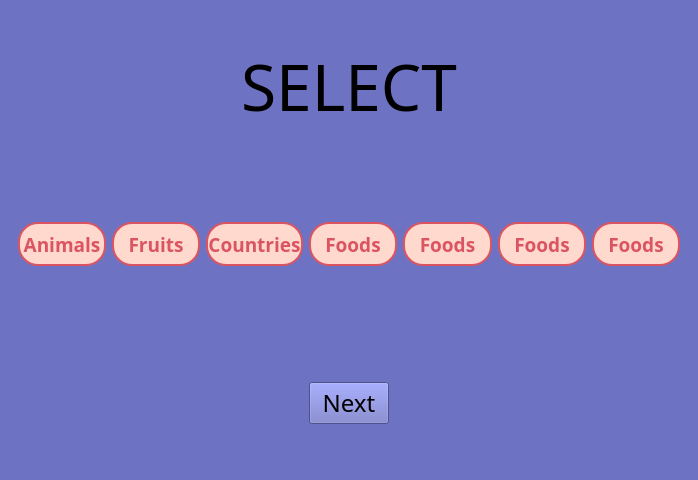
<?xml version="1.0" encoding="UTF-8"?>
<ui version="4.0">
 <class>MainWindow</class>
 <widget class="QMainWindow" name="MainWindow">
  <property name="geometry">
   <rect>
    <x>0</x>
    <y>0</y>
    <width>693</width>
    <height>480</height>
   </rect>
  </property>
  <property name="windowTitle">
   <string>MainWindow</string>
  </property>
  <property name="autoFillBackground">
   <bool>false</bool>
  </property>
  <property name="styleSheet">
   <string notr="true">background-color: rgb(109, 114, 195);</string>
  </property>
  <widget class="QWidget" name="centralwidget">
   <layout class="QVBoxLayout" name="verticalLayout">
    <property name="leftMargin">
     <number>9</number>
    </property>
    <property name="bottomMargin">
     <number>0</number>
    </property>
    <item>
     <widget class="QLabel" name="selectLabel">
      <property name="font">
       <font>
        <family>Tempus Sans ITC</family>
        <pointsize>48</pointsize>
       </font>
      </property>
      <property name="text">
       <string>SELECT</string>
      </property>
      <property name="alignment">
       <set>Qt::AlignmentFlag::AlignCenter</set>
      </property>
     </widget>
    </item>
    <item>
     <widget class="QWidget" name="widget" native="true">
      <property name="enabled">
       <bool>true</bool>
      </property>
      <property name="layoutDirection">
       <enum>Qt::LayoutDirection::LeftToRight</enum>
      </property>
      <layout class="QHBoxLayout" name="horizontalLayout_3">
       <item>
        <widget class="QPushButton" name="selectButton">
         <property name="font">
          <font>
           <family>Tempus Sans ITC</family>
           <pointsize>14</pointsize>
           <bold>true</bold>
          </font>
         </property>
         <property name="cursor">
          <cursorShape>PointingHandCursor</cursorShape>
         </property>
         <property name="focusPolicy">
          <enum>Qt::FocusPolicy::StrongFocus</enum>
         </property>
         <property name="styleSheet">
          <string notr="true">QPushButton {
    background-color: #FFD9CE; /* Fond par défaut */
    border: 2px solid #DB5461; /* Bordure */
    border-radius: 20px; /* Forme ovale */
    min-width: 80px;
    min-height: 40px;
    color: #DB5461; /* Couleur du texte par défaut */
    font-weight: bold; /* Rendre le texte plus lisible */
}

QPushButton:checked {
    background-color: #DB5461; /* Fond quand coché */
    color: #FFD9CE; /* Texte quand coché */
}
</string>
         </property>
         <property name="text">
          <string>Animals</string>
         </property>
         <property name="checkable">
          <bool>true</bool>
         </property>
         <property name="checked">
          <bool>false</bool>
         </property>
        </widget>
       </item>
       <item>
        <widget class="QPushButton" name="selectButton_2">
         <property name="font">
          <font>
           <family>Tempus Sans ITC</family>
           <pointsize>14</pointsize>
           <bold>true</bold>
          </font>
         </property>
         <property name="focusPolicy">
          <enum>Qt::FocusPolicy::StrongFocus</enum>
         </property>
         <property name="styleSheet">
          <string notr="true">QPushButton {
    background-color: #FFD9CE; /* Fond par défaut */
    border: 2px solid #DB5461; /* Bordure */
    border-radius: 20px; /* Forme ovale */
    min-width: 80px;
    min-height: 40px;
    color: #DB5461; /* Couleur du texte par défaut */
    font-weight: bold; /* Rendre le texte plus lisible */
}

QPushButton:checked {
    background-color: #DB5461; /* Fond quand coché */
    color: #FFD9CE; /* Texte quand coché */
}
</string>
         </property>
         <property name="text">
          <string>Fruits</string>
         </property>
         <property name="checkable">
          <bool>true</bool>
         </property>
         <property name="checked">
          <bool>false</bool>
         </property>
        </widget>
       </item>
       <item>
        <widget class="QPushButton" name="selectButton_3">
         <property name="font">
          <font>
           <family>Tempus Sans ITC</family>
           <pointsize>14</pointsize>
           <bold>true</bold>
          </font>
         </property>
         <property name="focusPolicy">
          <enum>Qt::FocusPolicy::StrongFocus</enum>
         </property>
         <property name="styleSheet">
          <string notr="true">QPushButton {
    background-color: #FFD9CE; /* Fond par défaut */
    border: 2px solid #DB5461; /* Bordure */
    border-radius: 20px; /* Forme ovale */
    min-width: 80px;
    min-height: 40px;
    color: #DB5461; /* Couleur du texte par défaut */
    font-weight: bold; /* Rendre le texte plus lisible */
}

QPushButton:checked {
    background-color: #DB5461; /* Fond quand coché */
    color: #FFD9CE; /* Texte quand coché */
}
</string>
         </property>
         <property name="text">
          <string>Countries</string>
         </property>
         <property name="checkable">
          <bool>true</bool>
         </property>
         <property name="checked">
          <bool>false</bool>
         </property>
        </widget>
       </item>
       <item>
        <widget class="QPushButton" name="selectButton_4">
         <property name="font">
          <font>
           <family>Tempus Sans ITC</family>
           <pointsize>14</pointsize>
           <bold>true</bold>
          </font>
         </property>
         <property name="focusPolicy">
          <enum>Qt::FocusPolicy::StrongFocus</enum>
         </property>
         <property name="styleSheet">
          <string notr="true">QPushButton {
    background-color: #FFD9CE; /* Fond par défaut */
    border: 2px solid #DB5461; /* Bordure */
    border-radius: 20px; /* Forme ovale */
    min-width: 80px;
    min-height: 40px;
    color: #DB5461; /* Couleur du texte par défaut */
    font-weight: bold; /* Rendre le texte plus lisible */
}

QPushButton:checked {
    background-color: #DB5461; /* Fond quand coché */
    color: #FFD9CE; /* Texte quand coché */
}
</string>
         </property>
         <property name="text">
          <string>Foods</string>
         </property>
         <property name="checkable">
          <bool>true</bool>
         </property>
         <property name="checked">
          <bool>false</bool>
         </property>
        </widget>
       </item>
       <item>
        <widget class="QPushButton" name="selectButton_12">
         <property name="font">
          <font>
           <family>Tempus Sans ITC</family>
           <pointsize>14</pointsize>
           <bold>true</bold>
          </font>
         </property>
         <property name="focusPolicy">
          <enum>Qt::FocusPolicy::StrongFocus</enum>
         </property>
         <property name="styleSheet">
          <string notr="true">QPushButton {
    background-color: #FFD9CE; /* Fond par défaut */
    border: 2px solid #DB5461; /* Bordure */
    border-radius: 20px; /* Forme ovale */
    min-width: 80px;
    min-height: 40px;
    color: #DB5461; /* Couleur du texte par défaut */
    font-weight: bold; /* Rendre le texte plus lisible */
}

QPushButton:checked {
    background-color: #DB5461; /* Fond quand coché */
    color: #FFD9CE; /* Texte quand coché */
}
</string>
         </property>
         <property name="text">
          <string>Foods</string>
         </property>
         <property name="checkable">
          <bool>true</bool>
         </property>
         <property name="checked">
          <bool>false</bool>
         </property>
        </widget>
       </item>
       <item>
        <widget class="QPushButton" name="selectButton_6">
         <property name="font">
          <font>
           <family>Tempus Sans ITC</family>
           <pointsize>14</pointsize>
           <bold>true</bold>
          </font>
         </property>
         <property name="focusPolicy">
          <enum>Qt::FocusPolicy::StrongFocus</enum>
         </property>
         <property name="styleSheet">
          <string notr="true">QPushButton {
    background-color: #FFD9CE; /* Fond par défaut */
    border: 2px solid #DB5461; /* Bordure */
    border-radius: 20px; /* Forme ovale */
    min-width: 80px;
    min-height: 40px;
    color: #DB5461; /* Couleur du texte par défaut */
    font-weight: bold; /* Rendre le texte plus lisible */
}

QPushButton:checked {
    background-color: #DB5461; /* Fond quand coché */
    color: #FFD9CE; /* Texte quand coché */
}
</string>
         </property>
         <property name="text">
          <string>Foods</string>
         </property>
         <property name="checkable">
          <bool>true</bool>
         </property>
         <property name="checked">
          <bool>false</bool>
         </property>
        </widget>
       </item>
       <item>
        <widget class="QPushButton" name="selectButton_5">
         <property name="font">
          <font>
           <family>Tempus Sans ITC</family>
           <pointsize>14</pointsize>
           <bold>true</bold>
          </font>
         </property>
         <property name="focusPolicy">
          <enum>Qt::FocusPolicy::StrongFocus</enum>
         </property>
         <property name="styleSheet">
          <string notr="true">QPushButton {
    background-color: #FFD9CE; /* Fond par défaut */
    border: 2px solid #DB5461; /* Bordure */
    border-radius: 20px; /* Forme ovale */
    min-width: 80px;
    min-height: 40px;
    color: #DB5461; /* Couleur du texte par défaut */
    font-weight: bold; /* Rendre le texte plus lisible */
}

QPushButton:checked {
    background-color: #DB5461; /* Fond quand coché */
    color: #FFD9CE; /* Texte quand coché */
}
</string>
         </property>
         <property name="text">
          <string>Foods</string>
         </property>
         <property name="checkable">
          <bool>true</bool>
         </property>
         <property name="checked">
          <bool>false</bool>
         </property>
        </widget>
       </item>
      </layout>
     </widget>
    </item>
    <item>
     <widget class="QWidget" name="widget_2" native="true">
      <property name="layoutDirection">
       <enum>Qt::LayoutDirection::RightToLeft</enum>
      </property>
      <layout class="QHBoxLayout" name="horizontalLayout_4" stretch="0">
       <property name="leftMargin">
        <number>300</number>
       </property>
       <property name="rightMargin">
        <number>300</number>
       </property>
       <item>
        <widget class="QPushButton" name="pushButton">
         <property name="font">
          <font>
           <family>Tempus Sans ITC</family>
           <pointsize>18</pointsize>
          </font>
         </property>
         <property name="cursor">
          <cursorShape>PointingHandCursor</cursorShape>
         </property>
         <property name="text">
          <string>Next</string>
         </property>
        </widget>
       </item>
      </layout>
     </widget>
    </item>
   </layout>
  </widget>
 </widget>
 <resources/>
 <connections/>
</ui>
